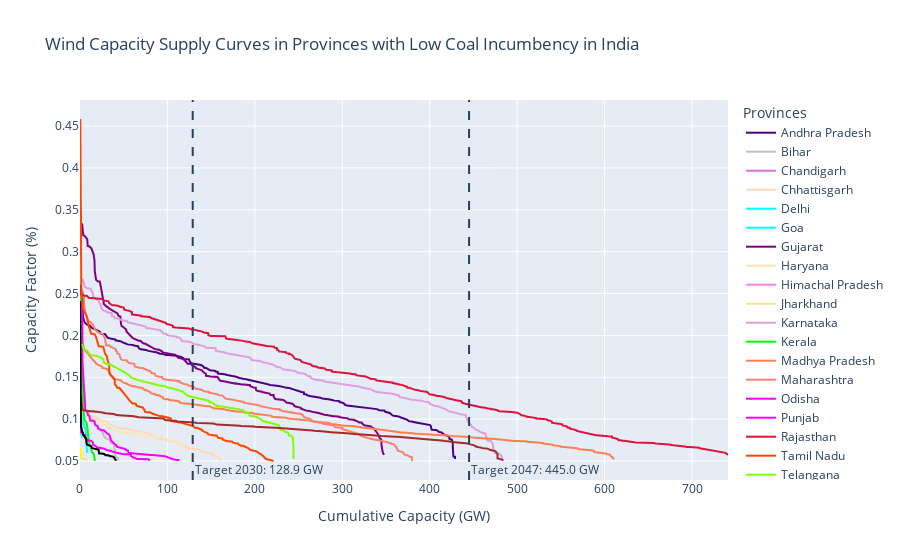

The code cell stored with this chart in its notebook:
### Code cell
low_wind_dfs = batch_figures(combine_wind_low, 'wind', 'Low', wind_t_30, wind_t_47, state_legend, grid=True)
